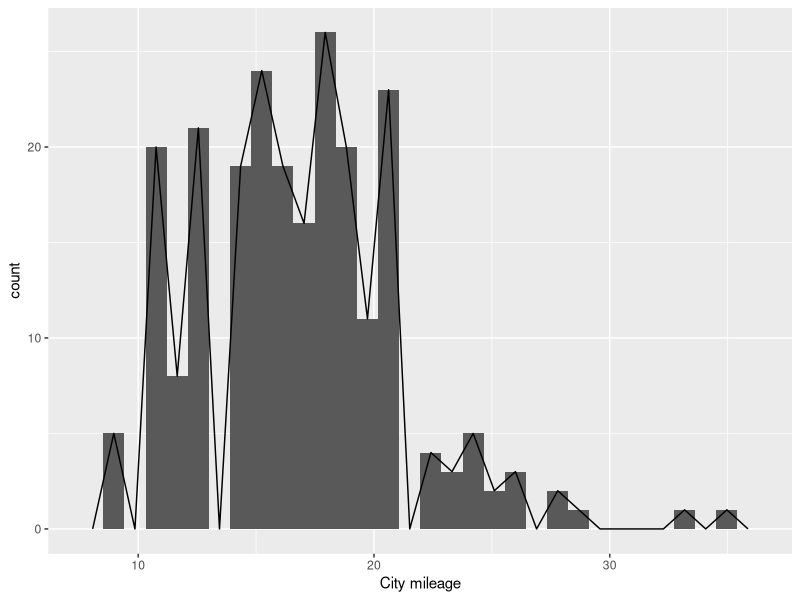
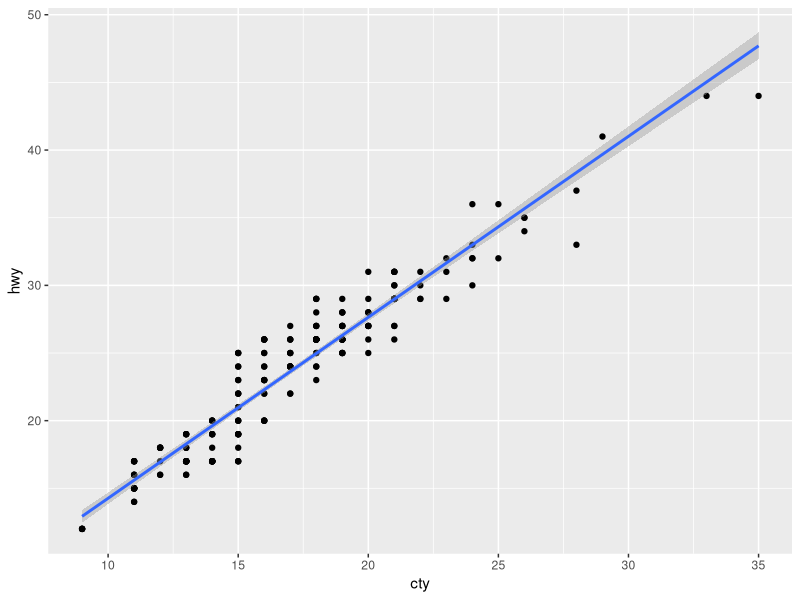
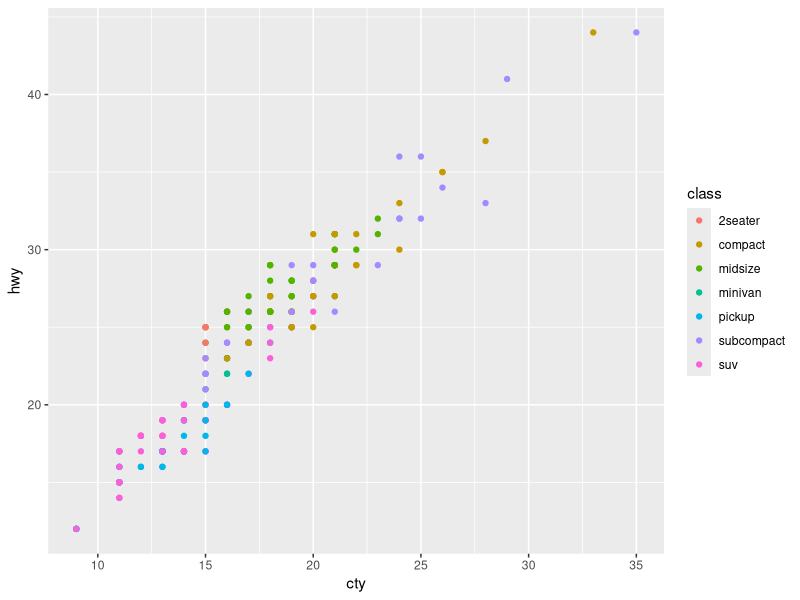

R code for these plots, in order:
# Learn R in 39 minutes
# Video: https://www.youtube.com/watch?v=yZ0bV2Afkjc

library(tidyverse)

# Indispensable keyboard shortcuts in RStudio: 
# (1) assignment operator ( <- ): Alt + -
# (2) pipe operator ( %>% ): Ctrl + Shift + M


data()
?mpg
glimpse(mpg)
# subset by rows with FILTER
filter(mpg, cty >= 20)
mpg_e<-filter(mpg, cty >= 20)
# add a new column
mpg_metric<-mutate(mpg, cty_metric=0.425) 

mpg %>% 
  group_by(class) %>% 
  summarise(mean(cty), 
            median(cty))

# Data viz with ggplot2

ggplot(mpg, aes(x=cty)) + 
  geom_histogram() + 
  geom_freqpoly() + 
  labs(x="City mileage")

ggplot(mpg, aes(x=cty, y=hwy)) + 
  geom_point() +
  geom_smooth(method = lm)

ggplot(mpg, aes(x=cty, y=hwy, color=class)) + 
  geom_point()




